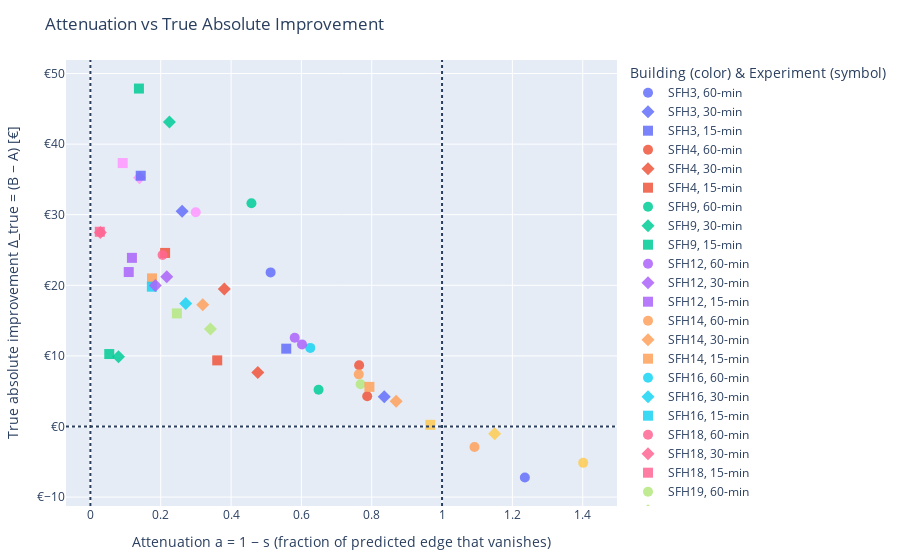

The cell this chart's notebook holds for it:
### Code cell
import pandas as pd
import numpy as np
import plotly.express as px

def plot_shrinkage_vs_true_abs(
    df: pd.DataFrame,
    experiments=(60, 30, 15),
    diff_true_fmt='diff_f{e}-gt1-c8',   # true Δ = B−A under realistic GT
    shrink_fmt='shrinkage_{e}'
):
    """
    Scatter: x = attenuation a = 1−s, y = true absolute improvement Δ_true (in €).
    """
    df_ = df.reset_index()  # bring 'building' out of the index
    parts = []
    for e in experiments:
        ycol = diff_true_fmt.format(e=e)
        xcol = shrink_fmt.format(e=e)
        if ycol not in df_.columns or xcol not in df_.columns:
            continue
        tmp = df_[['building', xcol, ycol]].copy()
        tmp.columns = ['building', 'shrinkage', 'abs_improv']
        tmp['experiment'] = f'{e}-min'
        parts.append(tmp)

    long_df = pd.concat(parts, ignore_index=True).dropna(subset=['shrinkage', 'abs_improv'])

    fig = px.scatter(
        long_df, x='shrinkage', y='abs_improv',
        color='building', symbol='experiment',
        hover_data={'building': True, 'experiment': True, 'shrinkage': ':.3f', 'abs_improv': ':.2f'},
        labels={
            'shrinkage': 'Attenuation a = 1 − s (fraction of predicted edge that vanishes)',
            'abs_improv': 'True absolute improvement Δ_true = (B − A) [€]'
        },
        title='Attenuation vs True Absolute Improvement'
    )
    fig.update_traces(marker={'size': 10, 'opacity': 0.85})
    fig.add_vline(x=0, line_dash='dot')   # no attenuation
    fig.add_vline(x=1, line_dash='dot')   # full evaporation / reversal threshold
    fig.add_hline(y=0, line_dash='dot')   # A not better than B
    fig.update_yaxes(tickprefix='€', separatethousands=True)
    fig.update_layout(legend_title_text='Building (color) & Experiment (symbol)',
                      margin=dict(l=60, r=20, t=60, b=50))
    return fig, long_df

fig1, df1 = plot_shrinkage_vs_true_abs(comparison_df)
fig1.show()

### Figure 1 — Plotly figure (JSON) as saved in the notebook; plotly's stock layout.template omitted (floating-point values rounded to 4 significant figures)
{"data": [{"customdata": [["SFH3", "60-min"]], "hovertemplate": "building=%{customdata[0]}<br>experiment=%{customdata[1]}<br>Attenuation a = 1 − s (fraction of predicted edge that vanishes)=%{x:.3f}<br>True absolute improvement Δ_true = (B − A) [€]=%{y:.2f}<extra></extra>", "legendgroup": "SFH3, 60-min", "marker": {"color": "#636efa", "opacity": 0.85, "size": 10, "symbol": "circle"}, "mode": "markers", "name": "SFH3, 60-min", "orientation": "v", "showlegend": true, "type": "scatter", "x": [1.235], "xaxis": "x", "y": [-7.22], "yaxis": "y"}, {"customdata": [["SFH3", "30-min"]], "hovertemplate": "building=%{customdata[0]}<br>experiment=%{customdata[1]}<br>Attenuation a = 1 − s (fraction of predicted edge that vanishes)=%{x:.3f}<br>True absolute improvement Δ_true = (B − A) [€]=%{y:.2f}<extra></extra>", "legendgroup": "SFH3, 30-min", "marker": {"color": "#636efa", "opacity": 0.85, "size": 10, "symbol": "diamond"}, "mode": "markers", "name": "SFH3, 30-min", "orientation": "v", "showlegend": true, "type": "scatter", "x": [0.8356], "xaxis": "x", "y": [4.195], "yaxis": "y"}, {"customdata": [["SFH3", "15-min"]], "hovertemplate": "building=%{customdata[0]}<br>experiment=%{customdata[1]}<br>Attenuation a = 1 − s (fraction of predicted edge that vanishes)=%{x:.3f}<br>True absolute improvement Δ_true = (B − A) [€]=%{y:.2f}<extra></extra>", "legendgroup": "SFH3, 15-min", "marker": {"color": "#636efa", "opacity": 0.85, "size": 10, "symbol": "square"}, "mode": "markers", "name": "SFH3, 15-min", "orientation": "v", "showlegend": true, "type": "scatter", "x": [0.5569], "xaxis": "x", "y": [11.02], "yaxis": "y"}, {"customdata": [["SFH4", "60-min"]], "hovertemplate": "building=%{customdata[0]}<br>experiment=%{customdata[1]}<br>Attenuation a = 1 − s (fraction of predicted edge that vanishes)=%{x:.3f}<br>True absolute improvement Δ_true = (B − A) [€]=%{y:.2f}<extra></extra>", "legendgroup": "SFH4, 60-min", "marker": {"color": "#EF553B", "opacity": 0.85, "size": 10, "symbol": "circle"}, "mode": "markers", "name": "SFH4, 60-min", "orientation": "v", "showlegend": true, "type": "scatter", "x": [0.7642], "xaxis": "x", "y": [8.664], "yaxis": "y"}, {"customdata": [["SFH4", "30-min"]], "hovertemplate": "building=%{customdata[0]}<br>experiment=%{customdata[1]}<br>Attenuation a = 1 − s (fraction of predicted edge that vanishes)=%{x:.3f}<br>True absolute improvement Δ_true = (B − A) [€]=%{y:.2f}<extra></extra>", "legendgroup": "SFH4, 30-min", "marker": {"color": "#EF553B", "opacity": 0.85, "size": 10, "symbol": "diamond"}, "mode": "markers", "name": "SFH4, 30-min", "orientation": "v", "showlegend": true, "type": "scatter", "x": [0.3809], "xaxis": "x", "y": [19.49], "yaxis": "y"}, {"customdata": [["SFH4", "15-min"]], "hovertemplate": "building=%{customdata[0]}<br>experiment=%{customdata[1]}<br>Attenuation a = 1 − s (fraction of predicted edge that vanishes)=%{x:.3f}<br>True absolute improvement Δ_true = (B − A) [€]=%{y:.2f}<extra></extra>", "legendgroup": "SFH4, 15-min", "marker": {"color": "#EF553B", "opacity": 0.85, "size": 10, "symbol": "square"}, "mode": "markers", "name": "SFH4, 15-min", "orientation": "v", "showlegend": true, "type": "scatter", "x": [0.2124], "xaxis": "x", "y": [24.59], "yaxis": "y"}, {"customdata": [["SFH9", "60-min"]], "hovertemplate": "building=%{customdata[0]}<br>experiment=%{customdata[1]}<br>Attenuation a = 1 − s (fraction of predicted edge that vanishes)=%{x:.3f}<br>True absolute improvement Δ_true = (B − A) [€]=%{y:.2f}<extra></extra>", "legendgroup": "SFH9, 60-min", "marker": {"color": "#00cc96", "opacity": 0.85, "size": 10, "symbol": "circle"}, "mode": "markers", "name": "SFH9, 60-min", "orientation": "v", "showlegend": true, "type": "scatter", "x": [0.458], "xaxis": "x", "y": [31.63], "yaxis": "y"}, {"customdata": [["SFH9", "30-min"]], "hovertemplate": "building=%{customdata[0]}<br>experiment=%{customdata[1]}<br>Attenuation a = 1 − s (fraction of predicted edge that vanishes)=%{x:.3f}<br>True absolute improvement Δ_true = (B − A) [€]=%{y:.2f}<extra></extra>", "legendgroup": "SFH9, 30-min", "marker": {"color": "#00cc96", "opacity": 0.85, "size": 10, "symbol": "diamond"}, "mode": "markers", "name": "SFH9, 30-min", "orientation": "v", "showlegend": true, "type": "scatter", "x": [0.2248], "xaxis": "x", "y": [43.13], "yaxis": "y"}, {"customdata": [["SFH9", "15-min"]], "hovertemplate": "building=%{customdata[0]}<br>experiment=%{customdata[1]}<br>Attenuation a = 1 − s (fraction of predicted edge that vanishes)=%{x:.3f}<br>True absolute improvement Δ_true = (B − A) [€]=%{y:.2f}<extra></extra>", "legendgroup": "SFH9, 15-min", "marker": {"color": "#00cc96", "opacity": 0.85, "size": 10, "symbol": "square"}, "mode": "markers", "name": "SFH9, 15-min", "orientation": "v", "showlegend": true, "type": "scatter", "x": [0.138], "xaxis": "x", "y": [47.87], "yaxis": "y"}, {"customdata": [["SFH12", "60-min"]], "hovertemplate": "building=%{customdata[0]}<br>experiment=%{customdata[1]}<br>Attenuation a = 1 − s (fraction of predicted edge that vanishes)=%{x:.3f}<br>True absolute improvement Δ_true = (B − A) [€]=%{y:.2f}<extra></extra>", "legendgroup": "SFH12, 60-min", "marker": {"color": "#ab63fa", "opacity": 0.85, "size": 10, "symbol": "circle"}, "mode": "markers", "name": "SFH12, 60-min", "orientation": "v", "showlegend": true, "type": "scatter", "x": [0.5811], "xaxis": "x", "y": [12.56], "yaxis": "y"}, {"customdata": [["SFH12", "30-min"]], "hovertemplate": "building=%{customdata[0]}<br>experiment=%{customdata[1]}<br>Attenuation a = 1 − s (fraction of predicted edge that vanishes)=%{x:.3f}<br>True absolute improvement Δ_true = (B − A) [€]=%{y:.2f}<extra></extra>", "legendgroup": "SFH12, 30-min", "marker": {"color": "#ab63fa", "opacity": 0.85, "size": 10, "symbol": "diamond"}, "mode": "markers", "name": "SFH12, 30-min", "orientation": "v", "showlegend": true, "type": "scatter", "x": [0.2172], "xaxis": "x", "y": [21.2], "yaxis": "y"}, {"customdata": [["SFH12", "15-min"]], "hovertemplate": "building=%{customdata[0]}<br>experiment=%{customdata[1]}<br>Attenuation a = 1 − s (fraction of predicted edge that vanishes)=%{x:.3f}<br>True absolute improvement Δ_true = (B − A) [€]=%{y:.2f}<extra></extra>", "legendgroup": "SFH12, 15-min", "marker": {"color": "#ab63fa", "opacity": 0.85, "size": 10, "symbol": "square"}, "mode": "markers", "name": "SFH12, 15-min", "orientation": "v", "showlegend": true, "type": "scatter", "x": [0.1181], "xaxis": "x", "y": [23.89], "yaxis": "y"}, {"customdata": [["SFH14", "60-min"]], "hovertemplate": "building=%{customdata[0]}<br>experiment=%{customdata[1]}<br>Attenuation a = 1 − s (fraction of predicted edge that vanishes)=%{x:.3f}<br>True absolute improvement Δ_true = (B − A) [€]=%{y:.2f}<extra></extra>", "legendgroup": "SFH14, 60-min", "marker": {"color": "#FFA15A", "opacity": 0.85, "size": 10, "symbol": "circle"}, "mode": "markers", "name": "SFH14, 60-min", "orientation": "v", "showlegend": true, "type": "scatter", "x": [0.7632], "xaxis": "x", "y": [7.384], "yaxis": "y"}, {"customdata": [["SFH14", "30-min"]], "hovertemplate": "building=%{customdata[0]}<br>experiment=%{customdata[1]}<br>Attenuation a = 1 − s (fraction of predicted edge that vanishes)=%{x:.3f}<br>True absolute improvement Δ_true = (B − A) [€]=%{y:.2f}<extra></extra>", "legendgroup": "SFH14, 30-min", "marker": {"color": "#FFA15A", "opacity": 0.85, "size": 10, "symbol": "diamond"}, "mode": "markers", "name": "SFH14, 30-min", "orientation": "v", "showlegend": true, "type": "scatter", "x": [0.3195], "xaxis": "x", "y": [17.25], "yaxis": "y"}, {"customdata": [["SFH14", "15-min"]], "hovertemplate": "building=%{customdata[0]}<br>experiment=%{customdata[1]}<br>Attenuation a = 1 − s (fraction of predicted edge that vanishes)=%{x:.3f}<br>True absolute improvement Δ_true = (B − A) [€]=%{y:.2f}<extra></extra>", "legendgroup": "SFH14, 15-min", "marker": {"color": "#FFA15A", "opacity": 0.85, "size": 10, "symbol": "square"}, "mode": "markers", "name": "SFH14, 15-min", "orientation": "v", "showlegend": true, "type": "scatter", "x": [0.1752], "xaxis": "x", "y": [20.98], "yaxis": "y"}, {"customdata": [["SFH16", "60-min"]], "hovertemplate": "building=%{customdata[0]}<br>experiment=%{customdata[1]}<br>Attenuation a = 1 − s (fraction of predicted edge that vanishes)=%{x:.3f}<br>True absolute improvement Δ_true = (B − A) [€]=%{y:.2f}<extra></extra>", "legendgroup": "SFH16, 60-min", "marker": {"color": "#19d3f3", "opacity": 0.85, "size": 10, "symbol": "circle"}, "mode": "markers", "name": "SFH16, 60-min", "orientation": "v", "showlegend": true, "type": "scatter", "x": [0.6252], "xaxis": "x", "y": [11.13], "yaxis": "y"}, {"customdata": [["SFH16", "30-min"]], "hovertemplate": "building=%{customdata[0]}<br>experiment=%{customdata[1]}<br>Attenuation a = 1 − s (fraction of predicted edge that vanishes)=%{x:.3f}<br>True absolute improvement Δ_true = (B − A) [€]=%{y:.2f}<extra></extra>", "legendgroup": "SFH16, 30-min", "marker": {"color": "#19d3f3", "opacity": 0.85, "size": 10, "symbol": "diamond"}, "mode": "markers", "name": "SFH16, 30-min", "orientation": "v", "showlegend": true, "type": "scatter", "x": [0.271], "xaxis": "x", "y": [17.43], "yaxis": "y"}, {"customdata": [["SFH16", "15-min"]], "hovertemplate": "building=%{customdata[0]}<br>experiment=%{customdata[1]}<br>Attenuation a = 1 − s (fraction of predicted edge that vanishes)=%{x:.3f}<br>True absolute improvement Δ_true = (B − A) [€]=%{y:.2f}<extra></extra>", "legendgroup": "SFH16, 15-min", "marker": {"color": "#19d3f3", "opacity": 0.85, "size": 10, "symbol": "square"}, "mode": "markers", "name": "SFH16, 15-min", "orientation": "v", "showlegend": true, "type": "scatter", "x": [0.1748], "xaxis": "x", "y": [19.8], "yaxis": "y"}, {"customdata": [["SFH18", "60-min"]], "hovertemplate": "building=%{customdata[0]}<br>experiment=%{customdata[1]}<br>Attenuation a = 1 − s (fraction of predicted edge that vanishes)=%{x:.3f}<br>True absolute improvement Δ_true = (B − A) [€]=%{y:.2f}<extra></extra>", "legendgroup": "SFH18, 60-min", "marker": {"color": "#FF6692", "opacity": 0.85, "size": 10, "symbol": "circle"}, "mode": "markers", "name": "SFH18, 60-min", "orientation": "v", "showlegend": true, "type": "scatter", "x": [0.2053], "xaxis": "x", "y": [24.29], "yaxis": "y"}, {"customdata": [["SFH18", "30-min"]], "hovertemplate": "building=%{customdata[0]}<br>experiment=%{customdata[1]}<br>Attenuation a = 1 − s (fraction of predicted edge that vanishes)=%{x:.3f}<br>True absolute improvement Δ_true = (B − A) [€]=%{y:.2f}<extra></extra>", "legendgroup": "SFH18, 30-min", "marker": {"color": "#FF6692", "opacity": 0.85, "size": 10, "symbol": "diamond"}, "mode": "markers", "name": "SFH18, 30-min", "orientation": "v", "showlegend": true, "type": "scatter", "x": [0.02827], "xaxis": "x", "y": [27.47], "yaxis": "y"}, {"customdata": [["SFH18", "15-min"]], "hovertemplate": "building=%{customdata[0]}<br>experiment=%{customdata[1]}<br>Attenuation a = 1 − s (fraction of predicted edge that vanishes)=%{x:.3f}<br>True absolute improvement Δ_true = (B − A) [€]=%{y:.2f}<extra></extra>", "legendgroup": "SFH18, 15-min", "marker": {"color": "#FF6692", "opacity": 0.85, "size": 10, "symbol": "square"}, "mode": "markers", "name": "SFH18, 15-min", "orientation": "v", "showlegend": true, "type": "scatter", "x": [0.02671], "xaxis": "x", "y": [27.59], "yaxis": "y"}, {"customdata": [["SFH19", "60-min"]], "hovertemplate": "building=%{customdata[0]}<br>experiment=%{customdata[1]}<br>Attenuation a = 1 − s (fraction of predicted edge that vanishes)=%{x:.3f}<br>True absolute improvement Δ_true = (B − A) [€]=%{y:.2f}<extra></extra>", "legendgroup": "SFH19, 60-min", "marker": {"color": "#B6E880", "opacity": 0.85, "size": 10, "symbol": "circle"}, "mode": "markers", "name": "SFH19, 60-min", "orientation": "v", "showlegend": true, "type": "scatter", "x": [0.7684], "xaxis": "x", "y": [5.99], "yaxis": "y"}, {"customdata": [["SFH19", "30-min"]], "hovertemplate": "building=%{customdata[0]}<br>experiment=%{customdata[1]}<br>Attenuation a = 1 − s (fraction of predicted edge that vanishes)=%{x:.3f}<br>True absolute improvement Δ_true = (B − A) [€]=%{y:.2f}<extra></extra>", "legendgroup": "SFH19, 30-min", "marker": {"color": "#B6E880", "opacity": 0.85, "size": 10, "symbol": "diamond"}, "mode": "markers", "name": "SFH19, 30-min", "orientation": "v", "showlegend": true, "type": "scatter", "x": [0.3414], "xaxis": "x", "y": [13.82], "yaxis": "y"}, {"customdata": [["SFH19", "15-min"]], "hovertemplate": "building=%{customdata[0]}<br>experiment=%{customdata[1]}<br>Attenuation a = 1 − s (fraction of predicted edge that vanishes)=%{x:.3f}<br>True absolute improvement Δ_true = (B − A) [€]=%{y:.2f}<extra></extra>", "legendgroup": "SFH19, 15-min", "marker": {"color": "#B6E880", "opacity": 0.85, "size": 10, "symbol": "square"}, "mode": "markers", "name": "SFH19, 15-min", "orientation": "v", "showlegend": true, "type": "scatter", "x": [0.246], "xaxis": "x", "y": [16.02], "yaxis": "y"}, {"customdata": [["SFH22", "60-min"]], "hovertemplate": "building=%{customdata[0]}<br>experiment=%{customdata[1]}<br>Attenuation a = 1 − s (fraction of predicted edge that vanishes)=%{x:.3f}<br>True absolute improvement Δ_true = (B − A) [€]=%{y:.2f}<extra></extra>", "legendgroup": "SFH22, 60-min", "marker": {"color": "#FF97FF", "opacity": 0.85, "size": 10, "symbol": "circle"}, "mode": "markers", "name": "SFH22, 60-min", "orientation": "v", "showlegend": true, "type": "scatter", "x": [0.2995], "xaxis": "x", "y": [30.35], "yaxis": "y"}, {"customdata": [["SFH22", "30-min"]], "hovertemplate": "building=%{customdata[0]}<br>experiment=%{customdata[1]}<br>Attenuation a = 1 − s (fraction of predicted edge that vanishes)=%{x:.3f}<br>True absolute improvement Δ_true = (B − A) [€]=%{y:.2f}<extra></extra>", "legendgroup": "SFH22, 30-min", "marker": {"color": "#FF97FF", "opacity": 0.85, "size": 10, "symbol": "diamond"}, "mode": "markers", "name": "SFH22, 30-min", "orientation": "v", "showlegend": true, "type": "scatter", "x": [0.1395], "xaxis": "x", "y": [35.24], "yaxis": "y"}, {"customdata": [["SFH22", "15-min"]], "hovertemplate": "building=%{customdata[0]}<br>experiment=%{customdata[1]}<br>Attenuation a = 1 − s (fraction of predicted edge that vanishes)=%{x:.3f}<br>True absolute improvement Δ_true = (B − A) [€]=%{y:.2f}<extra></extra>", "legendgroup": "SFH22, 15-min", "marker": {"color": "#FF97FF", "opacity": 0.85, "size": 10, "symbol": "square"}, "mode": "markers", "name": "SFH22, 15-min", "orientation": "v", "showlegend": true, "type": "scatter", "x": [0.09179], "xaxis": "x", "y": [37.31], "yaxis": "y"}, {"customdata": [["SFH27", "60-min"]], "hovertemplate": "building=%{customdata[0]}<br>experiment=%{customdata[1]}<br>Attenuation a = 1 − s (fraction of predicted edge that vanishes)=%{x:.3f}<br>True absolute improvement Δ_true = (B − A) [€]=%{y:.2f}<extra></extra>", "legendgroup": "SFH27, 60-min", "marker": {"color": "#FECB52", "opacity": 0.85, "size": 10, "symbol": "circle"}, "mode": "markers", "name": "SFH27, 60-min", "orientation": "v", "showlegend": true, "type": "scatter", "x": [1.401], "xaxis": "x", "y": [-5.155], "yaxis": "y"}, {"customdata": [["SFH27", "30-min"]], "hovertemplate": "building=%{customdata[0]}<br>experiment=%{customdata[1]}<br>Attenuation a = 1 − s (fraction of predicted edge that vanishes)=%{x:.3f}<br>True absolute improvement Δ_true = (B − A) [€]=%{y:.2f}<extra></extra>", "legendgroup": "SFH27, 30-min", "marker": {"color": "#FECB52", "opacity": 0.85, "size": 10, "symbol": "diamond"}, "mode": "markers", "name": "SFH27, 30-min", "orientation": "v", "showlegend": true, "type": "scatter", "x": [1.15], "xaxis": "x", "y": [-1.036], "yaxis": "y"}, {"customdata": [["SFH27", "15-min"]], "hovertemplate": "building=%{customdata[0]}<br>experiment=%{customdata[1]}<br>Attenuation a = 1 − s (fraction of predicted edge that vanishes)=%{x:.3f}<br>True absolute improvement Δ_true = (B − A) [€]=%{y:.2f}<extra></extra>", "legendgroup": "SFH27, 15-min", "marker": {"color": "#FECB52", "opacity": 0.85, "size": 10, "symbol": "square"}, "mode": "markers", "name": "SFH27, 15-min", "orientation": "v", "showlegend": true, "type": "scatter", "x": [0.9666], "xaxis": "x", "y": [0.2348], "yaxis": "y"}, {"customdata": [["SFH28", "60-min"]], "hovertemplate": "building=%{customdata[0]}<br>experiment=%{customdata[1]}<br>Attenuation a = 1 − s (fraction of predicted edge that vanishes)=%{x:.3f}<br>True absolute improvement Δ_true = (B − A) [€]=%{y:.2f}<extra></extra>", "legendgroup": "SFH28, 60-min", "marker": {"color": "#636efa", "opacity": 0.85, "size": 10, "symbol": "circle"}, "mode": "markers", "name": "SFH28, 60-min", "orientation": "v", "showlegend": true, "type": "scatter", "x": [0.5124], "xaxis": "x", "y": [21.83], "yaxis": "y"}, {"customdata": [["SFH28", "30-min"]], "hovertemplate": "building=%{customdata[0]}<br>experiment=%{customdata[1]}<br>Attenuation a = 1 − s (fraction of predicted edge that vanishes)=%{x:.3f}<br>True absolute improvement Δ_true = (B − A) [€]=%{y:.2f}<extra></extra>", "legendgroup": "SFH28, 30-min", "marker": {"color": "#636efa", "opacity": 0.85, "size": 10, "symbol": "diamond"}, "mode": "markers", "name": "SFH28, 30-min", "orientation": "v", "showlegend": true, "type": "scatter", "x": [0.2608], "xaxis": "x", "y": [30.49], "yaxis": "y"}, {"customdata": [["SFH28", "15-min"]], "hovertemplate": "building=%{customdata[0]}<br>experiment=%{customdata[1]}<br>Attenuation a = 1 − s (fraction of predicted edge that vanishes)=%{x:.3f}<br>True absolute improvement Δ_true = (B − A) [€]=%{y:.2f}<extra></extra>", "legendgroup": "SFH28, 15-min", "marker": {"color": "#636efa", "opacity": 0.85, "size": 10, "symbol": "square"}, "mode": "markers", "name": "SFH28, 15-min", "orientation": "v", "showlegend": true, "type": "scatter", "x": [0.1431], "xaxis": "x", "y": [35.52], "yaxis": "y"}, {"customdata": [["SFH29", "60-min"]], "hovertemplate": "building=%{customdata[0]}<br>experiment=%{customdata[1]}<br>Attenuation a = 1 − s (fraction of predicted edge that vanishes)=%{x:.3f}<br>True absolute improvement Δ_true = (B − A) [€]=%{y:.2f}<extra></extra>", "legendgroup": "SFH29, 60-min", "marker": {"color": "#EF553B", "opacity": 0.85, "size": 10, "symbol": "circle"}, "mode": "markers", "name": "SFH29, 60-min", "orientation": "v", "showlegend": true, "type": "scatter", "x": [0.7872], "xaxis": "x", "y": [4.286], "yaxis": "y"}, {"customdata": [["SFH29", "30-min"]], "hovertemplate": "building=%{customdata[0]}<br>experiment=%{customdata[1]}<br>Attenuation a = 1 − s (fraction of predicted edge that vanishes)=%{x:.3f}<br>True absolute improvement Δ_true = (B − A) [€]=%{y:.2f}<extra></extra>", "legendgroup": "SFH29, 30-min", "marker": {"color": "#EF553B", "opacity": 0.85, "size": 10, "symbol": "diamond"}, "mode": "markers", "name": "SFH29, 30-min", "orientation": "v", "showlegend": true, "type": "scatter", "x": [0.4761], "xaxis": "x", "y": [7.664], "yaxis": "y"}, {"customdata": [["SFH29", "15-min"]], "hovertemplate": "building=%{customdata[0]}<br>experiment=%{customdata[1]}<br>Attenuation a = 1 − s (fraction of predicted edge that vanishes)=%{x:.3f}<br>True absolute improvement Δ_true = (B − A) [€]=%{y:.2f}<extra></extra>", "legendgroup": "SFH29, 15-min", "marker": {"color": "#EF553B", "opacity": 0.85, "size": 10, "symbol": "square"}, "mode": "markers", "name": "SFH29, 15-min", "orientation": "v", "showlegend": true, "type": "scatter", "x": [0.3606], "xaxis": "x", "y": [9.365], "yaxis": "y"}, {"customdata": [["SFH30", "60-min"]], "hovertemplate": "building=%{customdata[0]}<br>experiment=%{customdata[1]}<br>Attenuation a = 1 − s (fraction of predicted edge that vanishes)=%{x:.3f}<br>True absolute improvement Δ_true = (B − A) [€]=%{y:.2f}<extra></extra>", "legendgroup": "SFH30, 60-min", "marker": {"color": "#00cc96", "opacity": 0.85, "size": 10, "symbol": "circle"}, "mode": "markers", "name": "SFH30, 60-min", "orientation": "v", "showlegend": true, "type": "scatter", "x": [0.6488], "xaxis": "x", "y": [5.196], "yaxis": "y"}, {"customdata": [["SFH30", "30-min"]], "hovertemplate": "building=%{customdata[0]}<br>experiment=%{customdata[1]}<br>Attenuation a = 1 − s (fraction of predicted edge that vanishes)=%{x:.3f}<br>True absolute improvement Δ_true = (B − A) [€]=%{y:.2f}<extra></extra>", "legendgroup": "SFH30, 30-min", "marker": {"color": "#00cc96", "opacity": 0.85, "size": 10, "symbol": "diamond"}, "mode": "markers", "name": "SFH30, 30-min", "orientation": "v", "showlegend": true, "type": "scatter", "x": [0.07984], "xaxis": "x", "y": [9.873], "yaxis": "y"}, {"customdata": [["SFH30", "15-min"]], "hovertemplate": "building=%{customdata[0]}<br>experiment=%{customdata[1]}<br>Attenuation a = 1 − s (fraction of predicted edge that vanishes)=%{x:.3f}<br>True absolute improvement Δ_true = (B − A) [€]=%{y:.2f}<extra></extra>", "legendgroup": "SFH30, 15-min", "marker": {"color": "#00cc96", "opacity": 0.85, "size": 10, "symbol": "square"}, "mode": "markers", "name": "SFH30, 15-min", "orientation": "v", "showlegend": true, "type": "scatter", "x": [0.05361], "xaxis": "x", "y": [10.26], "yaxis": "y"}, {"customdata": [["SFH32", "60-min"]], "hovertemplate": "building=%{customdata[0]}<br>experiment=%{customdata[1]}<br>Attenuation a = 1 − s (fraction of predicted edge that vanishes)=%{x:.3f}<br>True absolute improvement Δ_true = (B − A) [€]=%{y:.2f}<extra></extra>", "legendgroup": "SFH32, 60-min", "marker": {"color": "#ab63fa", "opacity": 0.85, "size": 10, "symbol": "circle"}, "mode": "markers", "name": "SFH32, 60-min", "orientation": "v", "showlegend": true, "type": "scatter", "x": [0.6017], "xaxis": "x", "y": [11.63], "yaxis": "y"}, {"customdata": [["SFH32", "30-min"]], "hovertemplate": "building=%{customdata[0]}<br>experiment=%{customdata[1]}<br>Attenuation a = 1 − s (fraction of predicted edge that vanishes)=%{x:.3f}<br>True absolute improvement Δ_true = (B − A) [€]=%{y:.2f}<extra></extra>", "legendgroup": "SFH32, 30-min", "marker": {"color": "#ab63fa", "opacity": 0.85, "size": 10, "symbol": "diamond"}, "mode": "markers", "name": "SFH32, 30-min", "orientation": "v", "showlegend": true, "type": "scatter", "x": [0.1847], "xaxis": "x", "y": [19.97], "yaxis": "y"}, {"customdata": [["SFH32", "15-min"]], "hovertemplate": "building=%{customdata[0]}<br>experiment=%{customdata[1]}<br>Attenuation a = 1 − s (fraction of predicted edge that vanishes)=%{x:.3f}<br>True absolute improvement Δ_true = (B − A) [€]=%{y:.2f}<extra></extra>", "legendgroup": "SFH32, 15-min", "marker": {"color": "#ab63fa", "opacity": 0.85, "size": 10, "symbol": "square"}, "mode": "markers", "name": "SFH32, 15-min", "orientation": "v", "showlegend": true, "type": "scatter", "x": [0.109], "xaxis": "x", "y": [21.88], "yaxis": "y"}, {"customdata": [["SFH36", "60-min"]], "hovertemplate": "building=%{customdata[0]}<br>experiment=%{customdata[1]}<br>Attenuation a = 1 − s (fraction of predicted edge that vanishes)=%{x:.3f}<br>True absolute improvement Δ_true = (B − A) [€]=%{y:.2f}<extra></extra>", "legendgroup": "SFH36, 60-min", "marker": {"color": "#FFA15A", "opacity": 0.85, "size": 10, "symbol": "circle"}, "mode": "markers", "name": "SFH36, 60-min", "orientation": "v", "showlegend": true, "type": "scatter", "x": [1.092], "xaxis": "x", "y": [-2.911], "yaxis": "y"}, {"customdata": [["SFH36", "30-min"]], "hovertemplate": "building=%{customdata[0]}<br>experiment=%{customdata[1]}<br>Attenuation a = 1 − s (fraction of predicted edge that vanishes)=%{x:.3f}<br>True absolute improvement Δ_true = (B − A) [€]=%{y:.2f}<extra></extra>", "legendgroup": "SFH36, 30-min", "marker": {"color": "#FFA15A", "opacity": 0.85, "size": 10, "symbol": "diamond"}, "mode": "markers", "name": "SFH36, 30-min", "orientation": "v", "showlegend": true, "type": "scatter", "x": [0.8695], "xaxis": "x", "y": [3.57], "yaxis": "y"}, {"customdata": [["SFH36", "15-min"]], "hovertemplate": "building=%{customdata[0]}<br>experiment=%{customdata[1]}<br>Attenuation a = 1 − s (fraction of predicted edge that vanishes)=%{x:.3f}<br>True absolute improvement Δ_true = (B − A) [€]=%{y:.2f}<extra></extra>", "legendgroup": "SFH36, 15-min", "marker": {"color": "#FFA15A", "opacity": 0.85, "size": 10, "symbol": "square"}, "mode": "markers", "name": "SFH36, 15-min", "orientation": "v", "showlegend": true, "type": "scatter", "x": [0.7934], "xaxis": "x", "y": [5.609], "yaxis": "y"}], "layout": {"legend": {"title": {"text": "Building (color) & Experiment (symbol)"}, "tracegroupgap": 0}, "margin": {"b": 50, "l": 60, "r": 20, "t": 60}, "shapes": [{"line": {"dash": "dot"}, "type": "line", "x0": 0, "x1": 0, "xref": "x", "y0": 0, "y1": 1, "yref": "y domain"}, {"line": {"dash": "dot"}, "type": "line", "x0": 1, "x1": 1, "xref": "x", "y0": 0, "y1": 1, "yref": "y domain"}, {"line": {"dash": "dot"}, "type": "line", "x0": 0, "x1": 1, "xref": "x domain", "y0": 0, "y1": 0, "yref": "y"}], "title": {"text": "Attenuation vs True Absolute Improvement"}, "xaxis": {"anchor": "y", "domain": [0, 1], "title": {"text": "Attenuation a = 1 − s (fraction of predicted edge that vanishes)"}}, "yaxis": {"anchor": "x", "domain": [0, 1], "separatethousands": true, "tickprefix": "€", "title": {"text": "True absolute improvement Δ_true = (B − A) [€]"}}}}
